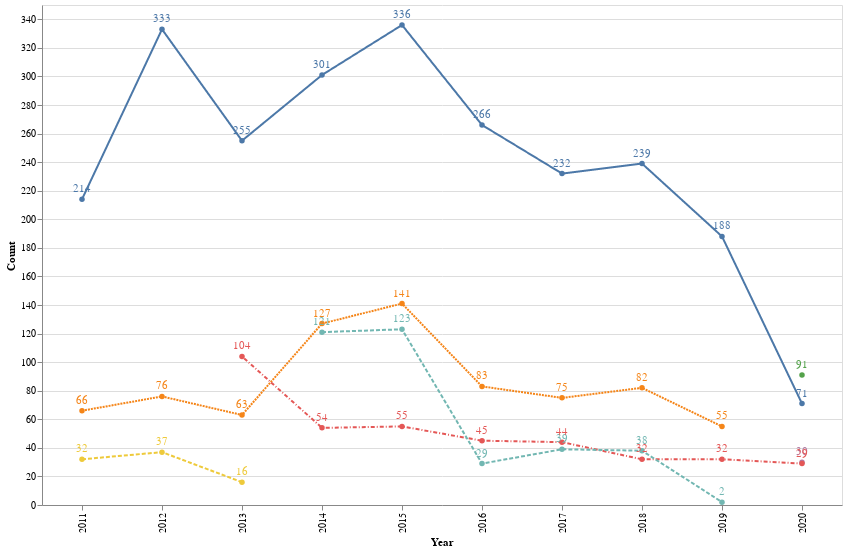

The notebook cell this image was saved under:
### Code cell
chart_field = alt.Chart(df_count_field).mark_line(point=True).encode(
    x='Year:O',
    y='Count',
    strokeDash=alt.StrokeDash('FieldAlias', legend=None),
    color=alt.Color('FieldAlias', sort=['Rhetoric/Composition', 'Generalist',
       'New Media and Digital Humanities', 'Community Colleges',
       'Humanities and Social Sciences Postdocs', 'TESOL/Applied Linguistics',
       'Communication and Media Studies']),
    tooltip=['Count'],
)

text = chart_field.mark_text(
    align='center',
    baseline='middle',
    dy=-10  # Nudges text to right so it doesn't appear on top of the bar
).encode(
    text='Count:Q'
)

# save(chart_field, '../assets/figures/rc-jobs-overall.svg')
# save(chart_field, '../assets/figures/rc-jobs-overall.png')

(chart_field+text).properties(height=500, width=800).interactive()

### Figure 1 — Vega-Lite specification as saved in the notebook (floating-point values rounded to 4 significant figures)
{"config": {"view": {"continuousWidth": 400, "continuousHeight": 300}}, "layer": [{"mark": {"type": "line", "point": true}, "encoding": {"color": {"type": "nominal", "field": "FieldAlias", "sort": ["Rhetoric/Composition", "Generalist", "New Media and Digital Humanities", "Community Colleges", "Humanities and Social Sciences Postdocs", "TESOL/Applied Linguistics", "Communication and Media Studies"]}, "strokeDash": {"type": "nominal", "field": "FieldAlias", "legend": null}, "tooltip": [{"type": "quantitative", "field": "Count"}], "x": {"type": "ordinal", "field": "Year"}, "y": {"type": "quantitative", "field": "Count"}}, "selection": {"selector013": {"type": "interval", "bind": "scales", "encodings": ["x", "y"]}}}, {"mark": {"type": "text", "align": "center", "baseline": "middle", "dy": -10}, "encoding": {"color": {"type": "nominal", "field": "FieldAlias", "sort": ["Rhetoric/Composition", "Generalist", "New Media and Digital Humanities", "Community Colleges", "Humanities and Social Sciences Postdocs", "TESOL/Applied Linguistics", "Communication and Media Studies"]}, "strokeDash": {"type": "nominal", "field": "FieldAlias", "legend": null}, "text": {"type": "quantitative", "field": "Count"}, "tooltip": [{"type": "quantitative", "field": "Count"}], "x": {"type": "ordinal", "field": "Year"}, "y": {"type": "quantitative", "field": "Count"}}}], "data": {"name": "data-976e8238d9f20605100ca11677a4b0c9"}, "height": 500, "width": 800, "$schema": "https://vega.github.io/schema/vega-lite/v4.8.1.json", "datasets": {"data-976e8238d9f20605100ca11677a4b0c9": [{"Year": 2011, "FieldAlias": "Generalist", "JobTitle": 66, "JobYear": 66, "JobLink": 62, "JobType": 66, "JobField": 66, "JobSource": 66, "JobLink_norm": 62, "Count": 66}, {"Year": 2011, "FieldAlias": "Rhetoric/Composition", "JobTitle": 214, "JobYear": 214, "JobLink": 191, "JobType": 214, "JobField": 214, "JobSource": 214, "JobLink_norm": 191, "Count": 214}, {"Year": 2011, "FieldAlias": "TESOL/Applied Linguistics", "JobTitle": 32, "JobYear": 32, "JobLink": 13, "JobType": 32, "JobField": 32, "JobSource": 32, "JobLink_norm": 13, "Count": 32}, {"Year": 2012, "FieldAlias": "Generalist", "JobTitle": 76, "JobYear": 76, "JobLink": 64, "JobType": 76, "JobField": 76, "JobSource": 76, "JobLink_norm": 64, "Count": 76}, {"Year": 2012, "FieldAlias": "Rhetoric/Composition", "JobTitle": 333, "JobYear": 333, "JobLink": 322, "JobType": 333, "JobField": 333, "JobSource": 333, "JobLink_norm": 322, "Count": 333}, {"Year": 2012, "FieldAlias": "TESOL/Applied Linguistics", "JobTitle": 37, "JobYear": 37, "JobLink": 37, "JobType": 37, "JobField": 37, "JobSource": 37, "JobLink_norm": 37, "Count": 37}, {"Year": 2013, "FieldAlias": "Generalist", "JobTitle": 63, "JobYear": 63, "JobLink": 59, "JobType": 63, "JobField": 63, "JobSource": 63, "JobLink_norm": 59, "Count": 63}, {"Year": 2013, "FieldAlias": "New Media and Digital Humanities", "JobTitle": 104, "JobYear": 104, "JobLink": 92, "JobType": 104, "JobField": 104, "JobSource": 104, "JobLink_norm": 92, "Count": 104}, {"Year": 2013, "FieldAlias": "Rhetoric/Composition", "JobTitle": 255, "JobYear": 255, "JobLink": 215, "JobType": 255, "JobField": 255, "JobSource": 255, "JobLink_norm": 215, "Count": 255}, {"Year": 2013, "FieldAlias": "TESOL/Applied Linguistics", "JobTitle": 16, "JobYear": 16, "JobLink": 10, "JobType": 16, "JobField": 16, "JobSource": 16, "JobLink_norm": 10, "Count": 16}, {"Year": 2014, "FieldAlias": "Community Colleges", "JobTitle": 121, "JobYear": 121, "JobLink": 119, "JobType": 121, "JobField": 121, "JobSource": 121, "JobLink_norm": 119, "Count": 121}, {"Year": 2014, "FieldAlias": "Generalist", "JobTitle": 127, "JobYear": 127, "JobLink": 118, "JobType": 127, "JobField": 127, "JobSource": 127, "JobLink_norm": 118, "Count": 127}, {"Year": 2014, "FieldAlias": "New Media and Digital Humanities", "JobTitle": 54, "JobYear": 54, "JobLink": 35, "JobType": 54, "JobField": 54, "JobSource": 54, "JobLink_norm": 35, "Count": 54}, {"Year": 2014, "FieldAlias": "Rhetoric/Composition", "JobTitle": 301, "JobYear": 301, "JobLink": 281, "JobType": 301, "JobField": 301, "JobSource": 301, "JobLink_norm": 281, "Count": 301}, {"Year": 2015, "FieldAlias": "Community Colleges", "JobTitle": 123, "JobYear": 123, "JobLink": 123, "JobType": 123, "JobField": 123, "JobSource": 123, "JobLink_norm": 123, "Count": 123}, {"Year": 2015, "FieldAlias": "Generalist", "JobTitle": 141, "JobYear": 141, "JobLink": 139, "JobType": 141, "JobField": 141, "JobSource": 141, "JobLink_norm": 139, "Count": 141}, {"Year": 2015, "FieldAlias": "New Media and Digital Humanities", "JobTitle": 55, "JobYear": 55, "JobLink": 51, "JobType": 55, "JobField": 55, "JobSource": 55, "JobLink_norm": 51, "Count": 55}, {"Year": 2015, "FieldAlias": "Rhetoric/Composition", "JobTitle": 336, "JobYear": 336, "JobLink": 328, "JobType": 336, "JobField": 336, "JobSource": 336, "JobLink_norm": 328, "Count": 336}, {"Year": 2016, "FieldAlias": "Community Colleges", "JobTitle": 29, "JobYear": 29, "JobLink": 29, "JobType": 29, "JobField": 29, "JobSource": 29, "JobLink_norm": 29, "Count": 29}, {"Year": 2016, "FieldAlias": "Generalist", "JobTitle": 83, "JobYear": 83, "JobLink": 79, "JobType": 83, "JobField": 83, "JobSource": 83, "JobLink_norm": 79, "Count": 83}, {"Year": 2016, "FieldAlias": "New Media and Digital Humanities", "JobTitle": 45, "JobYear": 45, "JobLink": 40, "JobType": 45, "JobField": 45, "JobSource": 45, "JobLink_norm": 40, "Count": 45}, {"Year": 2016, "FieldAlias": "Rhetoric/Composition", "JobTitle": 266, "JobYear": 266, "JobLink": 251, "JobType": 266, "JobField": 266, "JobSource": 266, "JobLink_norm": 251, "Count": 266}, {"Year": 2017, "FieldAlias": "Community Colleges", "JobTitle": 39, "JobYear": 39, "JobLink": 39, "JobType": 39, "JobField": 39, "JobSource": 39, "JobLink_norm": 39, "Count": 39}, {"Year": 2017, "FieldAlias": "Generalist", "JobTitle": 75, "JobYear": 75, "JobLink": 72, "JobType": 75, "JobField": 75, "JobSource": 75, "JobLink_norm": 72, "Count": 75}, {"Year": 2017, "FieldAlias": "New Media and Digital Humanities", "JobTitle": 44, "JobYear": 44, "JobLink": 44, "JobType": 44, "JobField": 44, "JobSource": 44, "JobLink_norm": 44, "Count": 44}, {"Year": 2017, "FieldAlias": "Rhetoric/Composition", "JobTitle": 232, "JobYear": 232, "JobLink": 224, "JobType": 232, "JobField": 232, "JobSource": 232, "JobLink_norm": 224, "Count": 232}, {"Year": 2018, "FieldAlias": "Community Colleges", "JobTitle": 38, "JobYear": 38, "JobLink": 38, "JobType": 38, "JobField": 38, "JobSource": 38, "JobLink_norm": 38, "Count": 38}, {"Year": 2018, "FieldAlias": "Generalist", "JobTitle": 82, "JobYear": 82, "JobLink": 78, "JobType": 82, "JobField": 82, "JobSource": 82, "JobLink_norm": 78, "Count": 82}, {"Year": 2018, "FieldAlias": "New Media and Digital Humanities", "JobTitle": 32, "JobYear": 32, "JobLink": 30, "JobType": 32, "JobField": 32, "JobSource": 32, "JobLink_norm": 30, "Count": 32}, {"Year": 2018, "FieldAlias": "Rhetoric/Composition", "JobTitle": 239, "JobYear": 239, "JobLink": 218, "JobType": 239, "JobField": 239, "JobSource": 239, "JobLink_norm": 218, "Count": 239}, {"Year": 2019, "FieldAlias": "Community Colleges", "JobTitle": 2, "JobYear": 2, "JobLink": 2, "JobType": 2, "JobField": 2, "JobSource": 2, "JobLink_norm": 2, "Count": 2}, {"Year": 2019, "FieldAlias": "Generalist", "JobTitle": 55, "JobYear": 55, "JobLink": 52, "JobType": 55, "JobField": 55, "JobSource": 55, "JobLink_norm": 52, "Count": 55}, {"Year": 2019, "FieldAlias": "New Media and Digital Humanities", "JobTitle": 32, "JobYear": 32, "JobLink": 29, "JobType": 32, "JobField": 32, "JobSource": 32, "JobLink_norm": 29, "Count": 32}, {"Year": 2019, "FieldAlias": "Rhetoric/Composition", "JobTitle": 188, "JobYear": 188, "JobLink": 177, "JobType": 188, "JobField": 188, "JobSource": 188, "JobLink_norm": 177, "Count": 188}, {"Year": 2020, "FieldAlias": "Communication and Media Studies", "JobTitle": 30, "JobYear": 30, "JobLink": 27, "JobType": 30, "JobField": 30, "JobSource": 30, "JobLink_norm": 27, "Count": 30}, {"Year": 2020, "FieldAlias": "Humanities and Social Sciences Postdocs", "JobTitle": 91, "JobYear": 91, "JobLink": 61, "JobType": 91, "JobField": 91, "JobSource": 91, "JobLink_norm": 61, "Count": 91}, {"Year": 2020, "FieldAlias": "New Media and Digital Humanities", "JobTitle": 29, "JobYear": 29, "JobLink": 23, "JobType": 29, "JobField": 29, "JobSource": 29, "JobLink_norm": 23, "Count": 29}, {"Year": 2020, "FieldAlias": "Rhetoric/Composition", "JobTitle": 71, "JobYear": 71, "JobLink": 59, "JobType": 71, "JobField": 71, "JobSource": 71, "JobLink_norm": 59, "Count": 71}]}}
